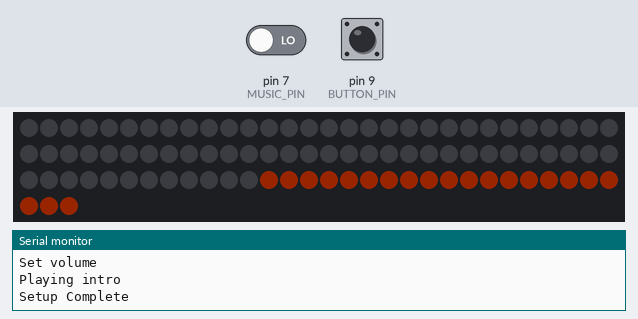
A sketch run on a simulated Arduino Uno, built with avr-gcc and run on an emulated ATmega328P. Parts: 93 RGB LEDs in strip order, left to right, continuing on the next row, the last lines printed to the serial monitor. The inputs (shaded band) are chosen by the test bench; at power-on: pin 9 (BUTTON_PIN) LOW, pin 7 (MUSIC_PIN) LOW. Dim RGB values are drawn brighter than linear; random numbers use the default seed unless the sketch sets one; the audio player accepts every command and is not drawn.

Above: at 3.7 s.
3.8 s: pin 9 (BUTTON_PIN) pulled HIGH for 3.2 s
At 6.73 s:
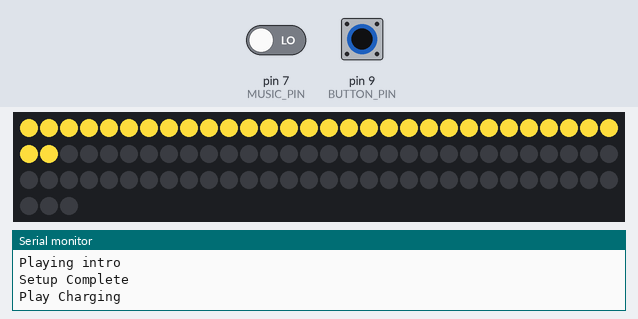
8.5 s: pin 9 (BUTTON_PIN) pulled HIGH for 0.15 s
At 8.77 s:
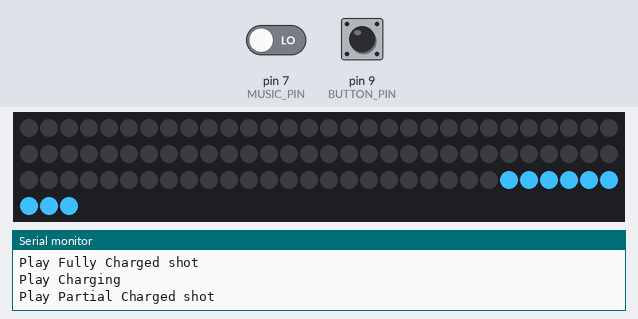
At 15.75 s:
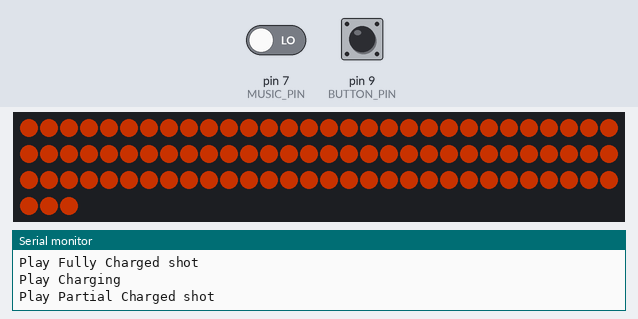

Measured:
- what the display in image 1 shows lasts 0.4 s, from 6.5 s to 6.9 s

The sketch:

MegaMan_Buster.ino
```cpp
#include "FastLED.h"
#include "DFPlayerMini_Fast.h"

#if !defined(UBRR1H)
  #include "SoftwareSerial.h"
  SoftwareSerial mySerial(10, 11); // RX, TX
#endif


DFPlayerMini_Fast myMP3;

#define NUM_LEDS 93
#define DATA_PIN 3
#define CLOCK_PIN 13
#define BUTTON_PIN 9
#define MUSIC_PIN 7

//The boundaries of the various LED rings
int ringArray[] = {0,32,56,72,84,93};

//Settings
int volume = 29;
int brightness = 100;
int menu = 0; // 0 = volume, 1 = brightness

//Buster Modes
// 1 = normal
// 2 = settings
int busterMode = 1;

//Button States
int musicState = 0;
int buttonState = 0;
int btnPress = 0;
int musicPress = 0;

//Initial color selection
int r = 60;
int g = 188;
int b = 252;

//Looping variables
unsigned long prevMillis = 0;
unsigned long currentMillis = 0;
unsigned long animationMillis = 0;
unsigned long chargeMillis = 0;
unsigned long musicMillis = 0;

int loopInterval = 100;
int animationInterval = 5000;

//Animation helpers
int rowCount = 0;

//Pulse Color
//0 = yellow
//1 = red
int pulseColor = 0;

int pulseCount = 0;
int pulseBright = 100;
bool pulseInc = false;

int warmBright = 2;
int fireBright = 200;


//Animation to run
// 0 = none
// 1 = charging
// 2 = idle pulse
// 3 = warm up
// 4 = fire
// 5 = cooldown
int animate = 3;

//Music
// 1 = Charging
// 2 = Zero Theme
// 3 = Full Charge shot
// 4 = Half Charge shot
// 5 = Armadelo Stage
// 6 = Boomer Stage
// 7 = Bridge Stage
// 8 = Chill Stage
// 9 = Flame Stage
// 10 = Spark Stage
// 11 = Sting Stage
// 12 = Storm Stage
// 13 = Octo Stage
// 14 = Final Stage
// 15 = Intro
// 16 = Basic Buster

int musicArray[] = {2,5,6,7,8,9,10,11,12,13,14};

// Define the array of leds
CRGB leds[NUM_LEDS];

void PulseRing(int bright, int startRow = -1, int endRow = -1, int pulseColor = 0);

void setup() {
  Serial.begin(115200);
  Serial.println("Setup Started");
  pinMode(BUTTON_PIN, INPUT);
  pinMode(MUSIC_PIN, INPUT);

  Serial.println("Buttons Added");
  FastLED.addLeds<WS2812B, DATA_PIN, GRB>(leds, NUM_LEDS);
  FastLED.clear();

  Serial.println("LEDs added");

  mySerial.begin(9600);


  if(!myMP3.begin(mySerial, true)) {
    Serial.println("DFMini Not Intialized.");
    while(true);
  }

  Serial.println("DFplayer Added");
  myMP3.volume(volume);

  Serial.println("Set volume");
  delay(2000);
  myMP3.play(15);

  Serial.println("Playing intro");


  FastLED.show();
  Serial.println("Setup Complete");
}

void loop() {

  buttonState = digitalRead(BUTTON_PIN);
  musicState = digitalRead(MUSIC_PIN);
  currentMillis = millis();

  //Button actions in settings mode
  if(busterMode == 2) {

    //Decrease button (music)
    if (musicState == HIGH)
    {
      if(musicPress == 0) {
        musicMillis = currentMillis;
      }
      musicPress = 1;
    } else if (musicState == LOW && musicPress > 0 && currentMillis - musicMillis < 2000) {
      if(menu == 0) {
        //When released decrease volume
        myMP3.decVolume();
        Serial.println("Decrease volume");
      } else if (menu == 1) {
        //When released decrease volume
        if(brightness <= 0) {
          brightness = 0;
        } else {
          brightness = brightness - 10;
        }
        Serial.println("Decrease brightness to");
        Serial.println(brightness);
        animate = 2;
        FastLED.show();
      }
      myMP3.play(3); //Half Charge confirmation
      musicPress = 0;
    } else  if (musicState == LOW && musicPress > 0) {
      //Button was held longer then 2 seconds - Enter normal mode
      Serial.println("Entering normal mode");
      busterMode = 1;
      musicPress = 0;
      FastLED.clear();
      FastLED.show();
      myMP3.play(16); //Confirmation noise - basic buster
      animate = 3;
    }

    //Increase button (Charge)
    if (buttonState == HIGH) {
      //If you've just clicked the button (first frame)
      if(btnPress == 0) {
        chargeMillis = currentMillis;
      }
      btnPress = 1;
    }
    else if(buttonState == LOW && btnPress > 0 && currentMillis - chargeMillis < 2000) { //Released Button
      if(menu == 0) {
        //When released decrease volume

        myMP3.incVolume();
        Serial.println("Increase volume");
      } else if (menu == 1) {
        //When released decrease volume
        if(brightness >= 100) {
          brightness = 100;
        } else {
          brightness = brightness + 10;
        }
        Serial.println("Increase brightness to");
        Serial.println(brightness);
        animate = 2;
        FastLED.show();
      }
      btnPress = 0;
      myMP3.play(3);  //Half Charge confirmation
    } else if(buttonState == LOW && btnPress > 0 ) {
      //change menu
      if(menu == 0) {
        menu = 1;
      } else {
        menu = 0;
      }

      btnPress = 0;
      myMP3.play(4);  //Fully Chage shot confirmation
    }
  }


  //Button actions if in normal mode
  if(busterMode == 1) {

    //Pressing Music Button
    if (musicState == HIGH)
    {
      if(musicPress == 0) {
        musicMillis = currentMillis;
      }
      musicPress = 1;
    } else if (musicState == LOW && musicPress > 0 && currentMillis - musicMillis < 2000) {
      //When released
      myMP3.play(musicArray[random(0,10)]);
      musicPress = 0;
    } else if (musicState == LOW && musicPress > 0) {
      //Button was held longer then 2 seconds - Enter settings mode
      Serial.println("Entering settings mode");
      busterMode = 2;
      musicPress = 0;
      FastLED.clear();
      FastLED.show();
      myMP3.play(16); //Confirmation noise - basic buster
    }

    //Current Pressing Fire button
    if (buttonState == HIGH) {
      //If you've just clicked the button (first frame)
      if(btnPress == 0) {
        chargeMillis = currentMillis;
        setLedBlue();
        Serial.println("Play Charging");
        myMP3.play(1);
        animate = 1;
      }
      btnPress = 1;
    }
    else if(buttonState == LOW && btnPress > 0) { //Released Button

      if(currentMillis - chargeMillis > 2500) {
        Serial.println("Play Fully Charged shot");
        myMP3.play(3);
      } else {
        Serial.println("Play Partial Charged shot");
        myMP3.play(4);
      }
      btnPress = 0;
      fireBright = 200;
      animate = 4; //Send to fire!

      loopInterval = 100;
      ClearRing();
      FastLED.show();
    }
  }

  //Reset after charge animation (1) or cooldown (5) animation
  if (currentMillis - animationMillis > animationInterval && animate == 5) {
    animate = 3; //Send to warm up
    ClearRing();
    FastLED.show();
  }

  //Charge Animation
  if(animate == 1 && currentMillis - prevMillis > loopInterval/2) {
    LightRing(rowCount);
  }

  //Idle Pulse Animation
  if(animate == 2 && currentMillis - prevMillis > loopInterval/2) {
    PulseRing(pulseBright);

    //Should we increase or not
    if(pulseBright < 20 && pulseInc == false) {
      pulseInc = true;
    } else if (pulseBright >= 100 && pulseInc == true) {
      pulseInc = false;
    }
    //Chamge the brightness
    if(pulseInc == true) {
      pulseBright = pulseBright + 2;
    } else {
      pulseBright = pulseBright - 2;
    }
  }

  //Warm up animation
  if(animate == 3 && currentMillis - prevMillis > loopInterval/2) {
    warmBright++;
    if(warmBright < 15) {
      PulseRing(warmBright, 4, 5);
    } else if (warmBright < 40) {
      PulseRing(warmBright, 3, 5);
    } else if (warmBright < 60) {
      PulseRing(warmBright, 2, 5);
    } else if (warmBright < 80) {
      PulseRing(warmBright, 1, 5);
    } else {
      PulseRing(warmBright);
    }

    if(warmBright == 100) {
      warmBright = 0;
      pulseBright = 100;
      animate = 2;
    }
  }

  //Fire animation
  if(animate == 4 && currentMillis - prevMillis > loopInterval/20) {
    fireBright = fireBright - 3;
    if(fireBright < 50) {
      PulseRing(fireBright, 4, 5, 1);
    } else if (fireBright < 90) {
      PulseRing(fireBright, 3, 5, 1);
    } else if (fireBright < 120) {
      PulseRing(fireBright, 2, 5, 1);
    } else if (fireBright < 150) {
      PulseRing(fireBright, 1, 5, 1);
    } else {
      PulseRing(fireBright, 0, 5, 1);
    }

    if(fireBright <= 10) {
      animationMillis = currentMillis - 3500;
      animate = 5; //Set to cooldown
      fireBright = 200;
      warmBright = 0;
    }
  }

  //Cooldown
  if(animate == 5 ) {
    PulseRing(10, 4, 5, 1);
  }

}

void LightRing(int row) {
    ClearRing();
    for(int led = ringArray[row]; led < ringArray[row+1]; led++) {
        leds[led].setRGB( r, g, b);
    }
    FastLED.show();
    prevMillis = currentMillis;
    if(rowCount < 4) {
      rowCount++;
    } else {
      rowCount = 0;
      if(loopInterval < 60) {
        setLedYellow();
      }

      if(loopInterval > 10) {
        loopInterval = loopInterval - 5;
      }
    }
}

void PulseRing(int bright, int startRow = -1, int endRow = -1, int pulseColor = 0) {

  prevMillis = currentMillis;
  ClearRing();
  //Affect the entire array
  if(startRow == -1) {
    for(int led = ringArray[0]; led < ringArray[5]; led++) {
      if(pulseColor == 0) {
        leds[led].setRGB((int) bright * (brightness * 0.01), (int) (bright / 4) * (brightness * 0.01), 0);
      } else if(pulseColor == 1) {
        leds[led].setRGB((int) bright * (brightness * 0.01), 0, 0);
      }
    }
  } else {
    for(int led = ringArray[startRow]; led < ringArray[endRow]; led++) {
      if(pulseColor == 0) {
        leds[led].setRGB((int) bright * (brightness * 0.01), (int) (bright / 4) * (brightness * 0.01), 0);
      } else if(pulseColor == 1) {
        leds[led].setRGB((int) bright * (brightness * 0.01), 0, 0);

      }
    }
  }
  FastLED.show();
}

void ClearRing() {
  for(int led = ringArray[0]; led < ringArray[5]; led++) {
    leds[led].setRGB(0,0,0);
  }
}

void setLedBlue() {
    r = (int) 60 * (brightness * 0.01);
    g = (int) 188 * (brightness * 0.01);
    b = (int) 252 * (brightness * 0.01);
}
void setLedYellow() {
    r = (int) 251 * (brightness * 0.01);
    g = (int) 219 * (brightness * 0.01);
    b = (int) 60 * (brightness * 0.01);
}
```
